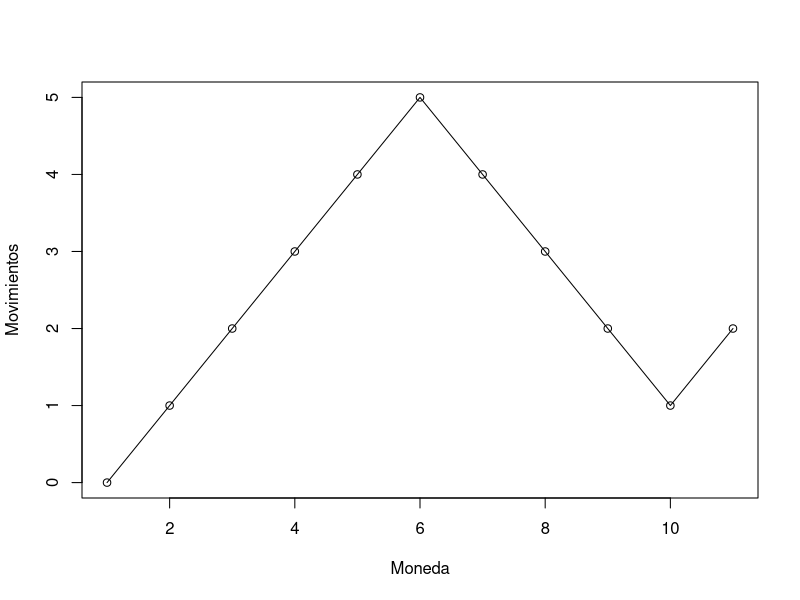

Write the R code that produced this figure.
#TAREA 3
#Karla Letelier

rm(list=ls())

#EJEMPLO 1
#ANIMALES QUE SE ATIENDEN EL DIA DE HOY EN UNA VETERINARIA

Animales_vet <- c("Perro", "Gato", "Conejo", "Huron")

for (i in 1:length(Animales_vet)) {
  print(paste("Hoy atendi un:", Animales_vet[i]))
}


# EJEMPLO 2
# De un total de 10 movimientos a traves de cara y sello con una moneda se traza
# ra el mapa de un camino

Movimientos <- numeric(10)

for (i in 1:10) {
  Moneda <- sample(c(-1, 1), 1)
  Movimientos[i + 1] <- Movimientos[i] + Moneda
}

print(Movimientos)
plot(Movimientos, type="o", xlab="Moneda", ylab="Movimientos")

#EJEMPLO 3
#Para este ejemplo utilizaremos la norma de ascensor en Chile, solo los edificios
# que tengan mas de 5 pisos pueden tener ascensor “Todo edificio de 6 ó más pisos
#deberá contar con ascensores para dar acceso a todos los pisos.”

Ascensor <- numeric(15)

for (i in 1:15) {
  if (i > 5) {
    texto <- paste(i, 'Debe tener ascensor')
    print(texto)
    Ascensor[i] <- 'Debe tener ascensor' # *1
  } else
    texto <- paste(i, 'No debe tener ascensor')
  print(texto)
  Ascensor[i] <- 'No debe tener ascensor' # *2
}


